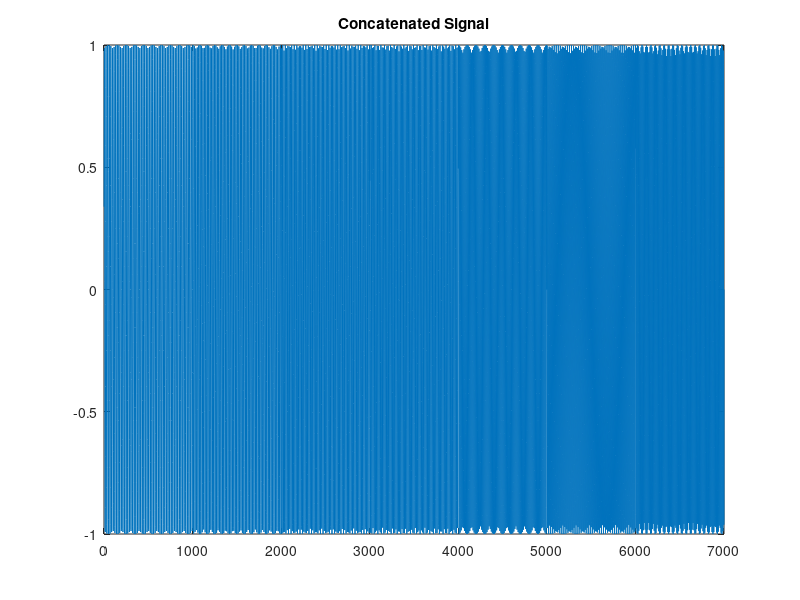
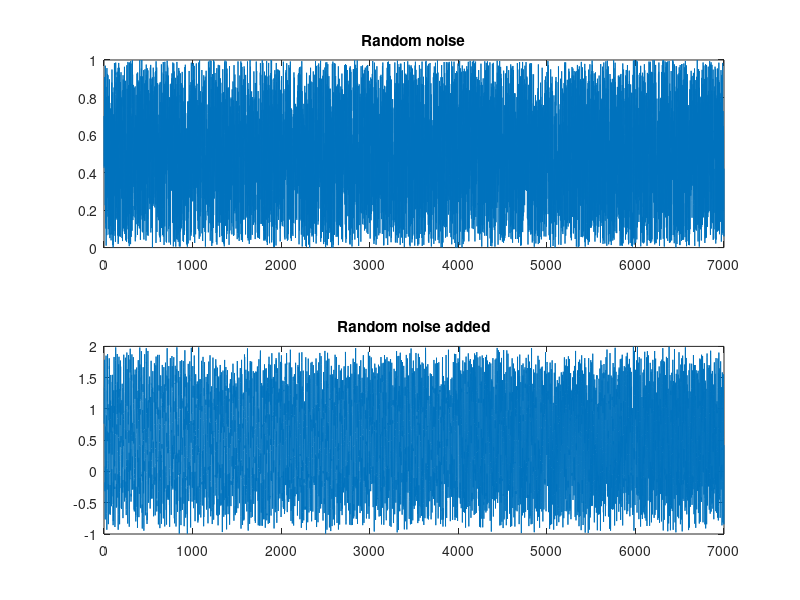

Source code (MATLAB) for these figures, in order:
clc;
close all;
clear all;
fs=8000;
n=1:1000;
x1=sin(2*pi*(440/fs)*n);
x2=sin(2*pi*(494/fs)*n);
x3=sin(2*pi*(554/fs)*n);
x4=sin(2*pi*(587/fs)*n);
x5=sin(2*pi*(660/fs)*n);
x6=sin(2*pi*(698/fs)*n);
x7=sin(2*pi*(784/fs)*n);
x=[x1 x2 x3 x4 x5 x6 x7]
figure(1)
plot(x)
title('Concatenated Signal');
sound(x, fs)
r=rand(1,length(x));
figure(2)
subplot(2,1,1)
plot(r)
title('Random noise');
hold on
yn=x+r;
subplot(2,1,2)
plot(yn)
title('Random noise added');
